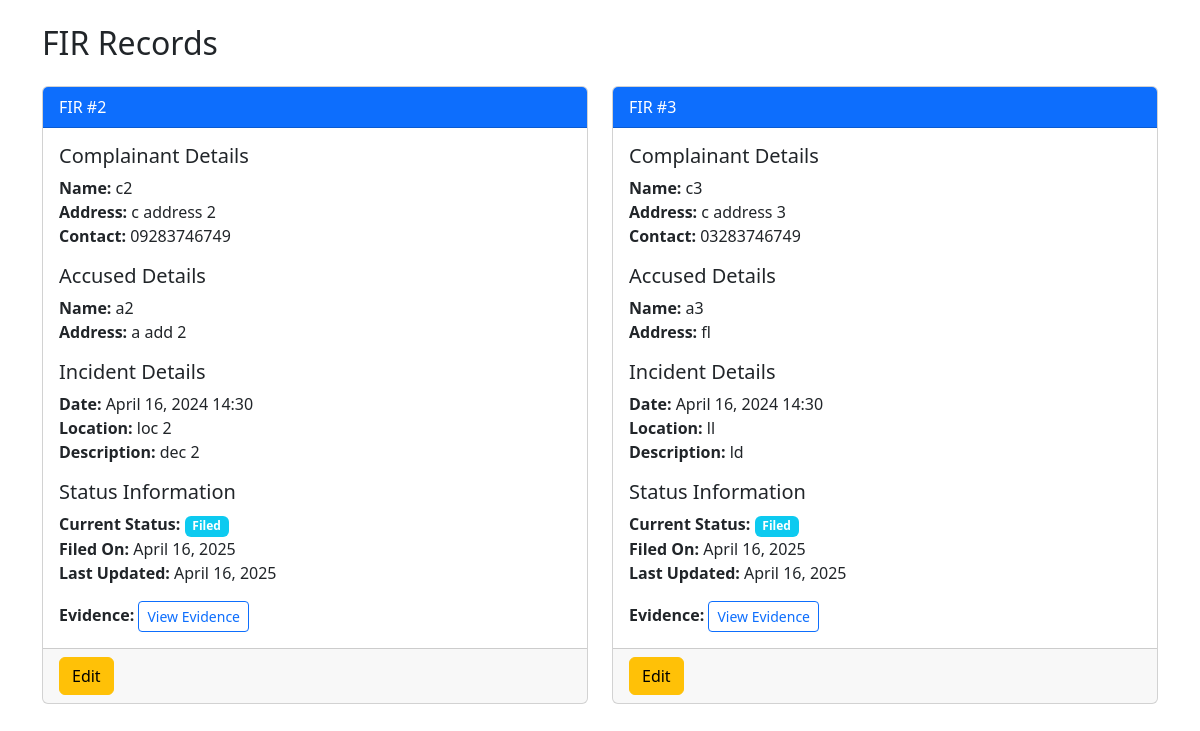
Before: /view_fir/ (signed in) with the older database file.
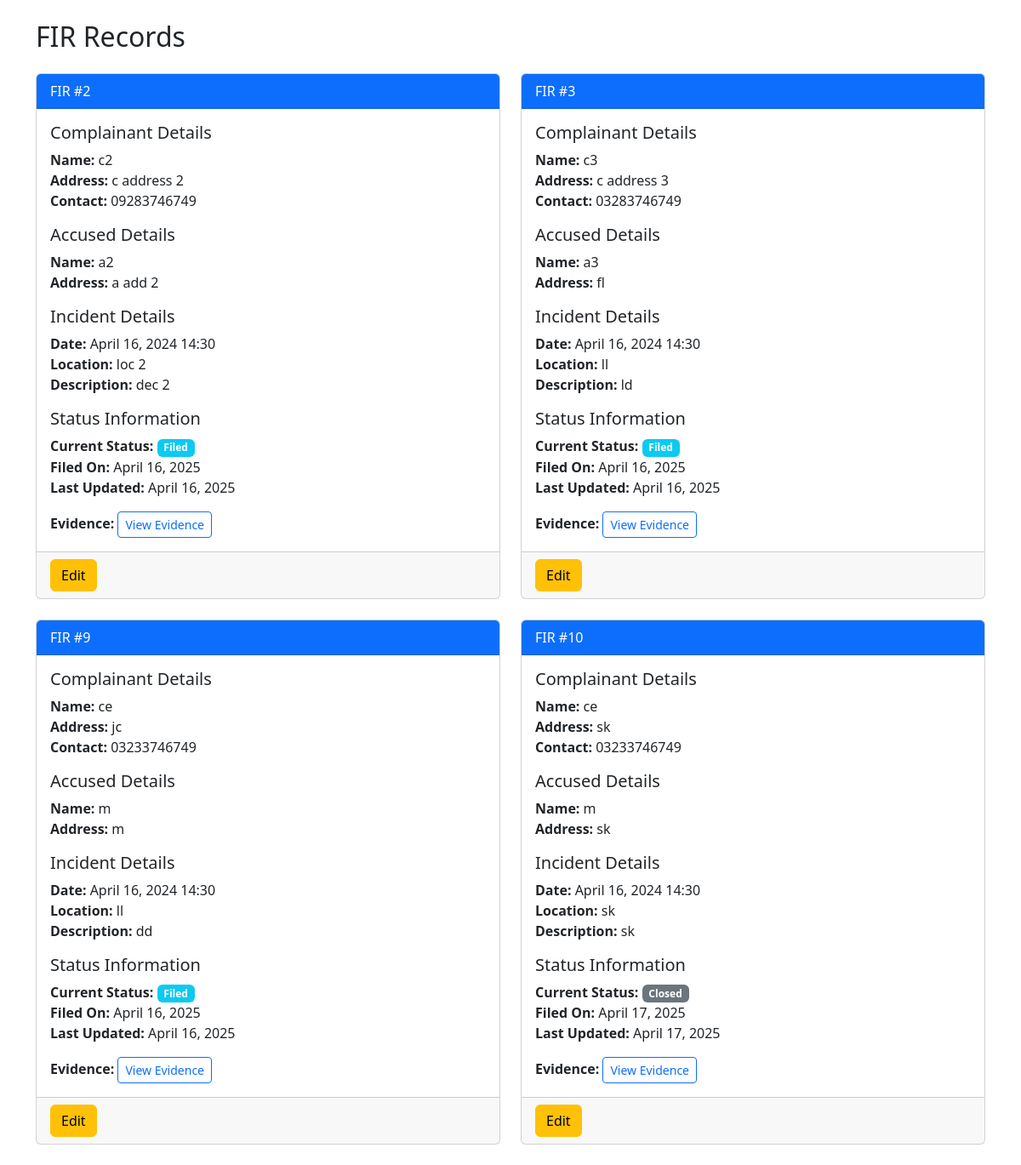
After: the same page with the newer database file.
### app_mini/models.py (models this page shows, shortened)
class FIR(models.Model):
    fir_number = models.CharField(max_length=20, unique=True)
    police_station = models.ForeignKey(police_station_registration, on_delete=models.SET_NULL, null=True)
    petitionInfo = models.ForeignKey(Petition, on_delete=models.SET_NULL, null=True)
    complainant_name = models.CharField(max_length=100)
    complainant_address = models.TextField()
    complainant_contact = models.CharField(max_length=15)
    accused_name = models.CharField(max_length=100, blank=True, null=True)
    accused_address = models.TextField(blank=True, null=True)
    incident_date = models.DateTimeField()
    incident_location = models.TextField()
    description_of_incident = models.TextField()
    evidence = models.FileField(upload_to='fir_evidence/', blank=True, null=True)
    status = models.CharField(
        max_length=20,
        choices=[
            ('filed', 'Filed'),
            ('investigating', 'Investigating'),
            ('charge_sheeted', 'Charge Sheeted'),
            ('closed', 'Closed'),
        ],
        default='filed'
    )
    created_at = models.DateTimeField(auto_now_add=True)
    updated_at = models.DateTimeField(auto_now=True)

### app_mini/views.py (the view)
# urls.py: path('view_fir/', views.view_fir, name='view_fir'),
def view_fir(request):
    station_login_id = request.session.get('station_id')
    station_login_ins = get_object_or_404(login_table, id = station_login_id)
    station = get_object_or_404(police_station_registration, login_id = station_login_ins)
    fir = FIR.objects.filter(police_station = station)
    return render(request, 'police_station/view_fir.html', {'fir':fir})

### app_mini/templates/police_station/view_fir.html (shortened to what this page needs)
<!DOCTYPE html>
<html lang="en">
<head>
    <link href="https://cdn.jsdelivr.net/npm/bootstrap@5.3.0/dist/css/bootstrap.min.css" rel="stylesheet">
</head>
<body>
    <div class="container mt-4">
        <h2 class="mb-4">FIR Records</h2>
        {% if fir %}
            <div class="row">
                {% for i in fir %}
                    <div class="col-md-6 mb-4">
                        <div class="card">
                            <div class="card-header bg-primary text-white">
                                FIR #{{ i.fir_number }}
                            </div>
                            <div class="card-body">
                                <h5 class="card-title">Complainant Details</h5>
                                <p class="card-text">
                                    <strong>Name:</strong> {{ i.complainant_name }}<br>
                                    <strong>Address:</strong> {{ i.complainant_address }}<br>
                                    <strong>Contact:</strong> {{ i.complainant_contact }}
                                </p>
                                <h5 class="card-title mt-3">Accused Details</h5>
                                <p class="card-text">
                                    <strong>Name:</strong> {{ i.accused_name|default:"Not Specified" }}<br>
                                    <strong>Address:</strong> {{ i.accused_address|default:"Not Specified" }}
                                </p>
                                <h5 class="card-title mt-3">Incident Details</h5>
                                <p class="card-text">
                                    <strong>Date:</strong> {{ i.incident_date|date:"F d, Y H:i" }}<br>
                                    <strong>Location:</strong> {{ i.incident_location }}<br>
                                    <strong>Description:</strong> {{ i.description_of_incident }}
                                </p>
                                <h5 class="card-title mt-3">Status Information</h5>
                                <p class="card-text">
                                    <strong>Current Status:</strong>
                                    <span class="badge {% if i.status == 'filed' %}bg-info
                                        {% elif i.status == 'investigating' %}bg-warning
                                        {% elif i.status == 'charge_sheeted' %}bg-success
                                        {% else %}bg-secondary{% endif %}">
                                        {{ i.get_status_display }}
                                    </span><br>
                                    <strong>Filed On:</strong> {{ i.created_at|date:"F d, Y" }}<br>
                                    <strong>Last Updated:</strong> {{ i.updated_at|date:"F d, Y" }}
                                </p>
                                {% if i.evidence %}
                                    <div class="mt-3">
                                        <strong>Evidence:</strong>
                                        <a href="{{ i.evidence.url }}" class="btn btn-sm btn-outline-primary" target="_blank">
                                            View Evidence
                                        </a>
                                    </div>
                                {% endif %}
                            </div>
                            <div class="card-footer">
                                <a href="{% url 'update_fir' i.id %}" class="btn btn-warning">Edit</a>
                            </div>
                        </div>
                    </div>
                {% endfor %}
            </div>
        {% else %}
            <div class="alert alert-info">
                No FIR records found.
            </div>
        {% endif %}
    </div>
</body>
</html>

Changed rows visible on the page:
added FIR: fir_number "9", complainant_name "ce", complainant_address "jc", complainant_contact "03233746749", accused_name "m", accused_address "m", incident_date "April 16, 2024 14:30", incident_location "ll", description_of_incident "dd", status "Filed", created_at "April 16, 2025", updated_at "April 16, 2025"
added FIR: fir_number "10", complainant_name "ce", complainant_address "sk", complainant_contact "03233746749", accused_name "m", accused_address "sk", incident_date "April 16, 2024 14:30", incident_location "sk", description_of_incident "sk", status "Closed", created_at "April 17, 2025", updated_at "April 17, 2025"
